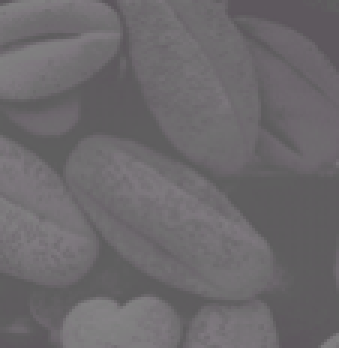
#> input picture Lab 2/imgs/Picture2.png, 113 x 116 px (shown 3 times larger)
$ jupyter execute --allow-errors lab2-std.ipynb   (shell and % lines are left out)
#> lines starting #> are read from the running program, lines starting #| are printed output that depends on the picture
### Lab 2/commonfunctions.py


import skimage.io as io
import matplotlib.pyplot as plt
import numpy as np
from skimage.exposure import histogram
from matplotlib.pyplot import bar
from skimage.color import rgb2gray,rgb2hsv

# Convolution:
from scipy.signal import convolve2d
from scipy import fftpack
import math

from skimage.util import random_noise
from skimage.filters import median
from skimage.feature import canny

from mpl_toolkits.mplot3d import Axes3D  # noqa: F401 unused import

import matplotlib.pyplot as plt
from matplotlib import cm
from matplotlib.ticker import LinearLocator, FormatStrFormatter
import numpy as np

# Edges
from skimage.filters import sobel_h, sobel, sobel_v,roberts, prewitt

# Show the figures / plots inside the notebook
def show_images(images,titles=None):
    #This function is used to show image(s) with titles by sending an array of images and an array of associated titles.
    # images[0] will be drawn with the title titles[0] if exists
    # You aren't required to understand this function, use it as-is.
    n_ims = len(images)
    if titles is None: titles = ['(%d)' % i for i in range(1,n_ims + 1)]
    fig = plt.figure()
    n = 1
    for image,title in zip(images,titles):
        a = fig.add_subplot(1,n_ims,n)
        if image.ndim == 2:
            plt.gray()
        plt.imshow(image)
        a.set_title(title)
        plt.axis('off')
        n += 1
    fig.set_size_inches(np.array(fig.get_size_inches()) * n_ims)
    plt.show()


def show_3d_image(img, title):
    fig = plt.figure()
    fig.set_size_inches((12,8))
    ax = fig.gca(projection='3d')

    # Make data.
    X = np.arange(0, img.shape[0], 1)
    Y = np.arange(0, img.shape[1], 1)
    X, Y = np.meshgrid(X, Y)
    Z = img[X,Y]

    # Plot the surface.
    surf = ax.plot_surface(X, Y, Z, cmap=cm.coolwarm,
                           linewidth=0, antialiased=False)

    # Customize the z axis.
    ax.set_zlim(0, 8)
    ax.zaxis.set_major_locator(LinearLocator(10))
    ax.zaxis.set_major_formatter(FormatStrFormatter('%.02f'))

    # Add a color bar which maps values to colors.
    fig.colorbar(surf, shrink=0.5, aspect=5)
    ax.set_title(title)
    plt.show()

def show_3d_image_filtering_in_freq(img, f):
    img_in_freq = fftpack.fft2(img)
    filter_in_freq = fftpack.fft2(f, img.shape)
    filtered_img_in_freq = np.multiply(img_in_freq, filter_in_freq)

    img_in_freq = fftpack.fftshift(np.log(np.abs(img_in_freq)+1))
    filtered_img_in_freq = fftpack.fftshift(np.log(np.abs(filtered_img_in_freq)+1))

    show_3d_image(img_in_freq, 'Original Image')
    show_3d_image(filtered_img_in_freq, 'Filtered Image')


# [6 lines left out: function showHist, not called in this run]

### Lab 2/lab2-std.ipynb
# Lab 2: Convolution & Discrete Fourier Transform

[cell 1]
import commonfunctions as cf # this a custom module found the commonfunctions.py
import skimage.io as io
import matplotlib.pyplot as plt
import numpy as np
from skimage.color import rgb2gray,rgba2rgb
from scipy import fftpack
from scipy.signal import convolve2d
from skimage.util import random_noise
from skimage.exposure import rescale_intensity

# Show the matlpotlib figures inside the notebook

##### Helper functions:
cf.show_images(images, titles=None)
<br>
Given a list of images and -(optionally)- a list of titles, it plots them using matplotlib with their respective titles

### Part 1
#### Understanding the Concept of Inverse DFT

In this part, we will construct matrices in the frequency domain and see how they look in the 2D space domain

[cell 2]
# This function maps matrices from frequency to space then plots them
def plot_image_from_freq(freq_domain_mat):
    inverse_fft_mat = fftpack.ifft2(freq_domain_mat) # Inverse FFT is a fast version of inverse DFT
    # Due to approximations, the returned matrix contains complex numbers
    # So, we get the magnitude to be able to plot the image
    image = np.abs(inverse_fft_mat)
    cf.show_images([image], titles=['Image in Space Domain'])

[cell 3]
# We will first try to construct a matrix in the frequency domain that makes a vertically moving ripple in the space domain

freq_domain_mat = np.zeros([21,21])
freq_domain_mat[9, 10] = 1 # The choice of the value '1' is arbitrary\
freq_domain_mat[11, 10] = 1
plt.imshow(freq_domain_mat)
plt.show()
plot_image_from_freq(freq_domain_mat=freq_domain_mat)

[cell 4]
freq_domain_mat = np.zeros([21,21])
freq_domain_mat[8, 10] = 1 # The choice of the value '1' is arbitrary\
freq_domain_mat[12, 10] = 1
plt.imshow(freq_domain_mat)
plt.show()
plot_image_from_freq(freq_domain_mat=freq_domain_mat)

[cell 5]
# TODO: construct a matrix in the frequency domain that makes a HORIZONTALLY moving ripple in the space domain

freq_domain_mat = np.zeros([21,21])
freq_domain_mat[10, 9] = 1
freq_domain_mat[10, 11] = 1
plt.imshow(freq_domain_mat)
plt.show()
plot_image_from_freq(freq_domain_mat=freq_domain_mat)

[cell 6]
# Now a ripple moving diagonally
freq_domain_mat = np.zeros([21,21])
freq_domain_mat[9, 9] = 1
freq_domain_mat[11, 11] = 1
plot_image_from_freq(freq_domain_mat=freq_domain_mat)

We recommend you try to construct different matrices like the previous ones and see if their space domain representation is what you expect

### Part 2
#### Understanding Image Filtering in the Frequency Domain

In this part, we will try to alter an image by multiplying it by a filter in the frequency domain.

[cell 7]
# This function applies a filter to an image in the frequency domain
# and plots multiple images describing the process
def apply_filter_in_freq(img, f):
    img_in_freq = fftpack.fft2(img)

    # we supply the img shape here to make both the filter and img have the same shape to be able to multiply
    filter_in_freq = fftpack.fft2(f, img.shape)
    filtered_img_in_freq = np.multiply(img_in_freq, filter_in_freq)
    filtered_img = fftpack.ifft2(filtered_img_in_freq)

    cf.show_images([img,
                fftpack.fftshift(np.log(np.abs(img_in_freq)+1)), # log for better intensity scale,
                                                                 # shift to make zero freq at center
                fftpack.fftshift(np.log(np.abs(filter_in_freq)+1)),
                fftpack.fftshift(np.log(np.abs(filtered_img_in_freq)+1)),
                np.abs(filtered_img)
                ], ['Image', 'Image in Freq. Domain', 'Filter in Freq. Domain', 'Filtered Image in Freq. Domain', 'Filtered Image'])

[cell 8]
# Let's try some filters on a sample image
img = rgb2gray(rgba2rgb(io.imread('imgs/Picture2.png')))
#> img: shape (116, 113) float64; min 0.344, max 0.513, mean 0.415

# This is a low pass filter (more on that in the upcoming lectures)
f=np.array([
    [1,2,1],
    [2,4,2],
    [1,2,1]
])

apply_filter_in_freq(img, f)
#> in show_images (call 5), `n_ims = len(images)`: n_ims = 5
#> the loop in show_images (call 5), `for image,title in zip(images,titles):` made 5 passes
#> title on passes 1 to 5: 'Image', 'Image in Freq. Domain', 'Filter in Freq. Domain', 'Filtered Image in Freq. Domain', 'Filtered Image'
#> after the loop in show_images (call 5), `for image,title in zip(images,titles):`: n = 6
#> in show_images (call 5), `plt.show()`:
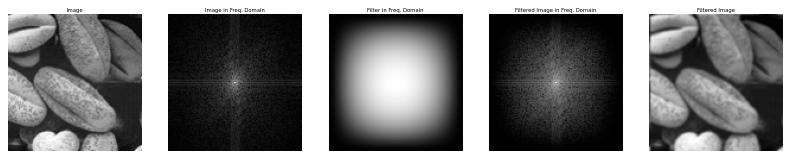
#> figure drawn by matplotlib, 5 panels

[cell 9]
# This is a high pass filter (more on that in the upcoming lectures)
f=np.array([
    [ 0,-1, 0],
    [-1, 4,-1],
    [ 0,-1, 0]
])

apply_filter_in_freq(img, f)
#> the loop in show_images (call 6), `for image,title in zip(images,titles):` made 5 passes
#> in show_images (call 6), `plt.show()`:
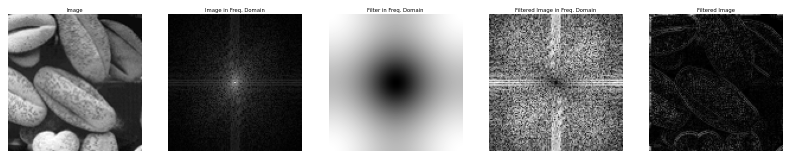
#> figure drawn by matplotlib, 5 panels

[cell 10]
f =1/9*np.array([
    [1,1,1],
    [1,1,1],
    [1,1,1]
])

apply_filter_in_freq(img, f)

#### TODO
What happened to the filtered images in the two previous examples and why?

#> (a cell that did not finish here is left out)

#> in show_3d_image_filtering_in_freq, `filtered_img_in_freq = fftpack.fftshift(np.log(np.abs(filtered_img_in_..`:
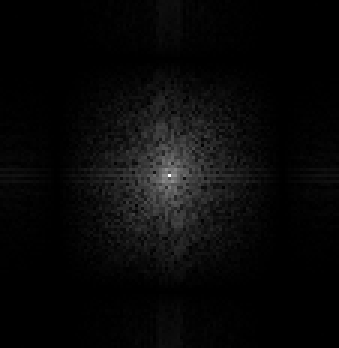
#> filtered_img_in_freq: shape (116, 113) float64 (shown 3 times larger); min 2.17e-05, max 8.6, mean 0.298; drawn with min black and max white

### Part 3
#### Understanding Image Filtering in the Space Domain Through Convolution

In this part, you are required to convolve a couple of filters on imgs/bird.jpg which are shown in the next figure.

</img>

#### Functions you might need:
-> convolve2d(img, f), for documentation: <br>

Visit this link (https://docs.scipy.org/doc/scipy/reference/generated/scipy.signal.convolve2d.html)
<br>
Or
<br>
Press shift+tab after writing 'convolve2d' in a code cell

-> random_noise(img, mode) (https://scikit-image.org/docs/dev/api/skimage.util.html#skimage.util.random_noise)

[cell 12]
# TODO: Read an image and convert it to grayscale
img = rgb2gray(io.imread('imgs/bird.jpg'))
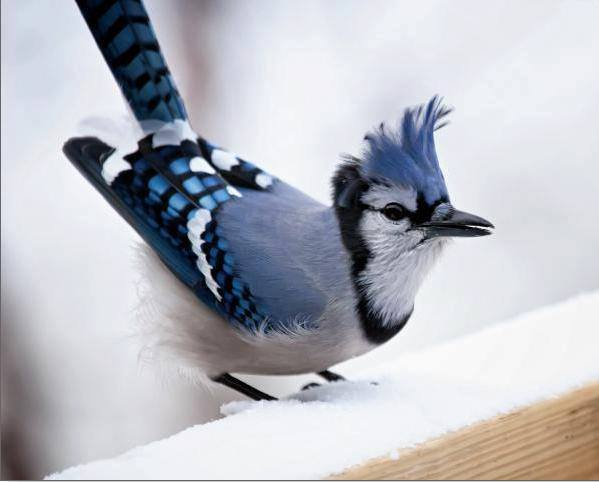
#> input picture Lab 2/imgs/bird.jpg, 599 x 482 px
#> img: shape (482, 599) float64; min 0, max 0.999, mean 0.729

# TODO: Apply noise to the image and save it in another variable
noisy_img  = random_noise(img, mode='s&p',amount=0.05)

# TODO: Construct the required filters (hint: you can do it as we did in the previous part)
# mean filter
f1 =1/9*np.array([
    [1,1,1],
    [1,1,1],
    [1,1,1]
])
# Edge detaction filter
f2 = np.array([
    [1,1,1],
    [1,-8,1],
    [1,1,1]
])
# Horizotal Edge detaction filter
f3 = np.array([
    [1,1,1],
    [0,0,0],
    [-1,-1,-1]
])
# Vertical Edge detaction filter
f4 =  np.array([
    [1,0,-1],
    [1,0,-1],
    [1,0,-1]
])

# TODO: Convolve the noisy image with f1 and the rest of the filters with the original image
img_f1 = convolve2d(noisy_img,f1)
img_f2 = convolve2d(img,f2)
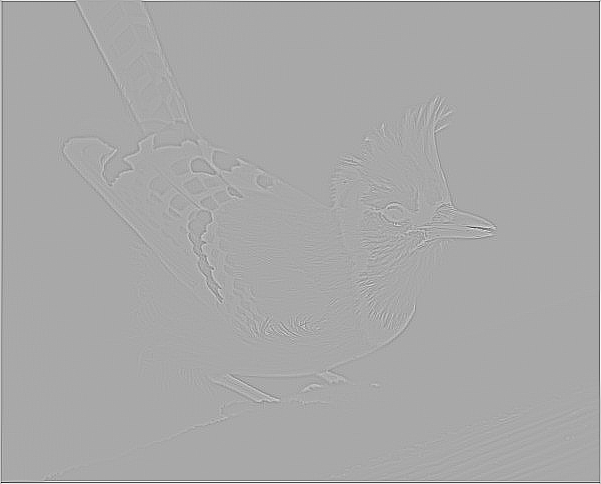
#> img_f2: shape (484, 601) float64; min -5.94, max 3.04, mean -1.18e-17; drawn with min black and max white
img_f3 = convolve2d(img,f3)
img_f4 = convolve2d(img,f4)
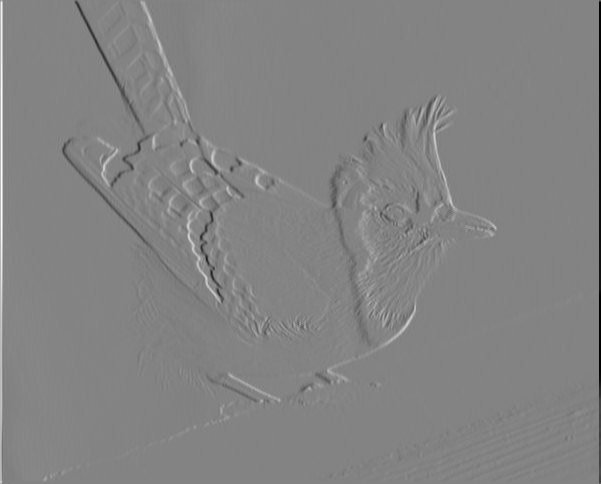
#> img_f4: shape (484, 601) float64; min -2.91, max 2.73, mean 2.38e-19; drawn with min black and max white
# Show the images
cf.show_images([rescale_intensity(x, in_range=(0.0,1.0), out_range=(0, 255)) for x in [img,noisy_img, img_f1,img_f2,img_f3,img_f4]],['Original','Noisy Image', 'Filtered 1','Filtered 2','Filtered 3','Filtered 4'])

# Mean Filter

[cell 13]
f =1/25 *np.ones((5,5))
img_f = convolve2d(noisy_img,f)
cf.show_images([rescale_intensity(x,  in_range=(0.0,1.0),out_range=(0, 255)) for x in [noisy_img,img_f]],['Original','Filtered descriptive'])

[cell 14]
f =1/121 *np.ones((11,11))
img_f = convolve2d(noisy_img,f)
#> img_f: shape (492, 609) float64
cf.show_images([rescale_intensity(x,  in_range=(0.0,1.0),out_range=(0, 255)) for x in [noisy_img,img_f]],['Original','Filtered descriptive'])

# Edge detaction filter

[cell 15]
f =np.ones((5,5))
f[2][2]=-24
img_f = convolve2d(img,f)
#> img_f: shape (486, 603) float64
cf.show_images([rescale_intensity(x,  in_range=(0.0,1.0),out_range=(0, 255)) for x in [img,img_f]],['Original','Filtered descriptive'])

[cell 16]
f =np.ones((11,11))
f[5][5]=-120
img_f = convolve2d(img,f)
#> img_f: shape (492, 609) float64
cf.show_images([rescale_intensity(x,  in_range=(0.0,1.0),out_range=(0, 255)) for x in [img,img_f]],['Original','Filtered descriptive'])

# Horizotal Edge detaction filter

[cell 17]
f =np.zeros((5,5))
for x in range(3,5):
    f[x,:]=-1
for x in range(0,2):
    f[x,:]=1
img_f = convolve2d(img,f)
#> img_f: shape (486, 603) float64
cf.show_images([rescale_intensity(x,  in_range=(0.0,1.0),out_range=(0, 255)) for x in [img,img_f]],['Original','Filtered descriptive'])

[cell 18]
f =np.zeros((11,11))
for x in range(6,11):
    f[x,:]=-1
for x in range(0,5):
    f[x,:]=1
img_f = convolve2d(img,f)
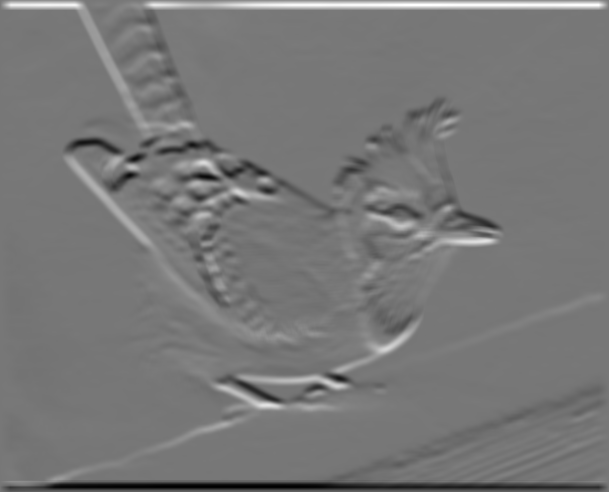
#> img_f: shape (492, 609) float64; min -46.02, max 52.01, mean 0; drawn with min black and max white
cf.show_images([rescale_intensity(x,  in_range=(0.0,1.0),out_range=(0, 255)) for x in [img,img_f]],['Original','Filtered descriptive'])
#> the loop in show_images (call 14), `for image,title in zip(images,titles):` made 2 passes
#> (title, n) on passes 1 to 2: ('Original', 2), ('Filtered descriptive', 3)
#> after the loop in show_images (call 14), `for image,title in zip(images,titles):`: n = 3
#> in show_images (call 14), `plt.show()`:
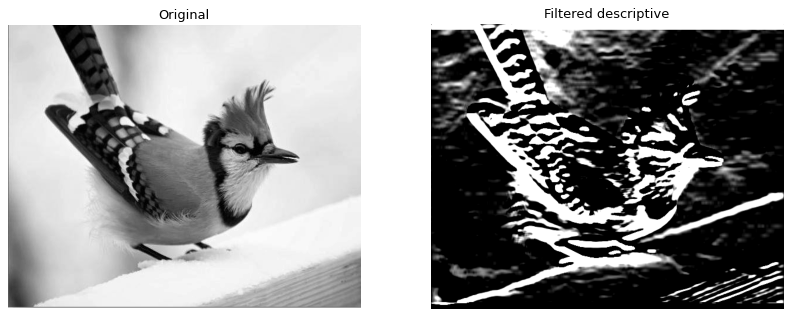
#> figure drawn by matplotlib, 2 panels

# Vertical Edge detaction filter

[cell 19]
f =np.zeros((5,5))
for x in range(3,5):
    f[:,x]=-1
for x in range(0,2):
    f[:,x]=1
img_f = convolve2d(img,f)
#> img_f: shape (486, 603) float64
cf.show_images([rescale_intensity(x,  in_range=(0.0,1.0),out_range=(0, 255)) for x in [img,img_f]],['Original','Filtered descriptive'])

[cell 20]
f =np.zeros((11,11))
for x in range(6,11):
    f[:,x]=-1
for x in range(0,5):
    f[:,x]=1
img_f = convolve2d(img,f)
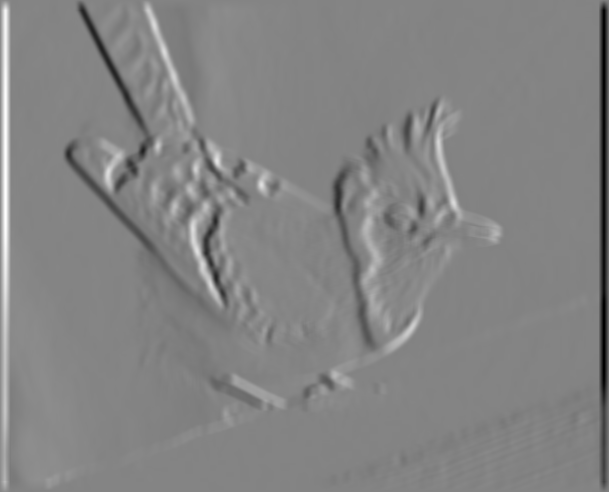
#> img_f: shape (492, 609) float64; min -52.85, max 49.24, mean 0; drawn with min black and max white
cf.show_images([rescale_intensity(x,  in_range=(0.0,1.0),out_range=(0, 255)) for x in [img,img_f]],['Original','Filtered descriptive'])
#> the loop in show_images (call 16), `for image,title in zip(images,titles):` made 2 passes
#> in show_images (call 16), `plt.show()`:
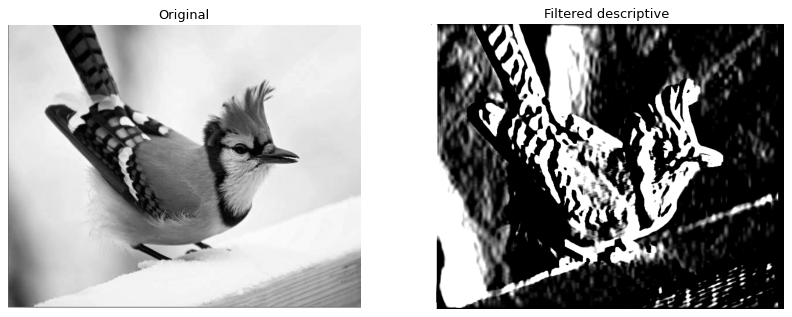
#> figure drawn by matplotlib, 2 panels
